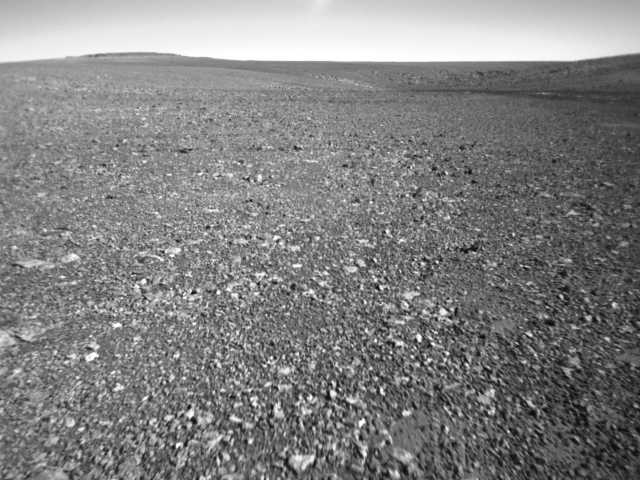
#> input picture TP1_V1_0/remise/source/bw-rectified-left-022148small.png, 640 x 480 px
$ python BRIEF.py
#> lines starting #> are read from the running program, lines starting #| are printed output that depends on the picture
import cv2
import matplotlib.pyplot as plt
import numpy as np
from skimage.feature import corner_peaks, BRIEF

# Load the image
img = cv2.imread('remise/source/bw-rectified-left-022148small.png')
#> img is the input picture: shape (480, 640, 3); min 10, max 255, mean 129.6
image = cv2.cvtColor(img,cv2.COLOR_RGB2GRAY)
fast = cv2.FastFeatureDetector_create()
fast.setNonmaxSuppression(False)
keypoints_with_nonmax = fast.detect(image, None)
#> keypoints_with_nonmax = 76151 keypoints; strongest (x, y, size): (109, 53, 7), (104, 54, 7), (120, 54, 7), (121, 54, 7)
y = 0
image_with_nonmax = np.copy(img)
image_without_nonmax = np.copy(img)
cv2.drawKeypoints(img, keypoints_with_nonmax, image_with_nonmax, color=(0,220,202), flags=cv2.DRAW_MATCHES_FLAGS_DRAW_RICH_KEYPOINTS)
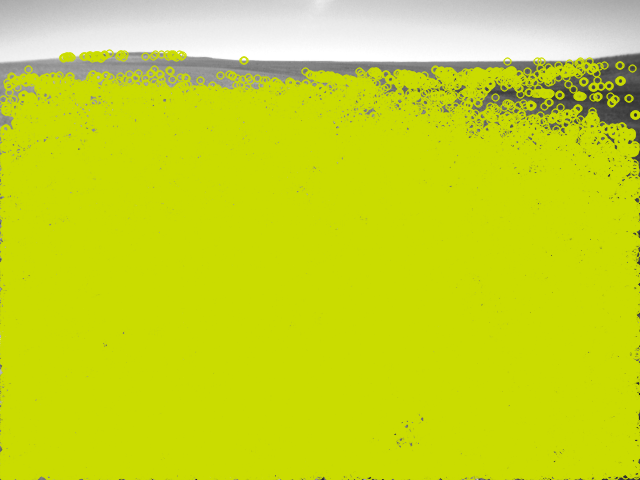
#> image_with_nonmax: shape (480, 640, 3); mean B, G, R 33.9, 214.7, 199.9
plt.imshow(image_with_nonmax)
plt.show()
